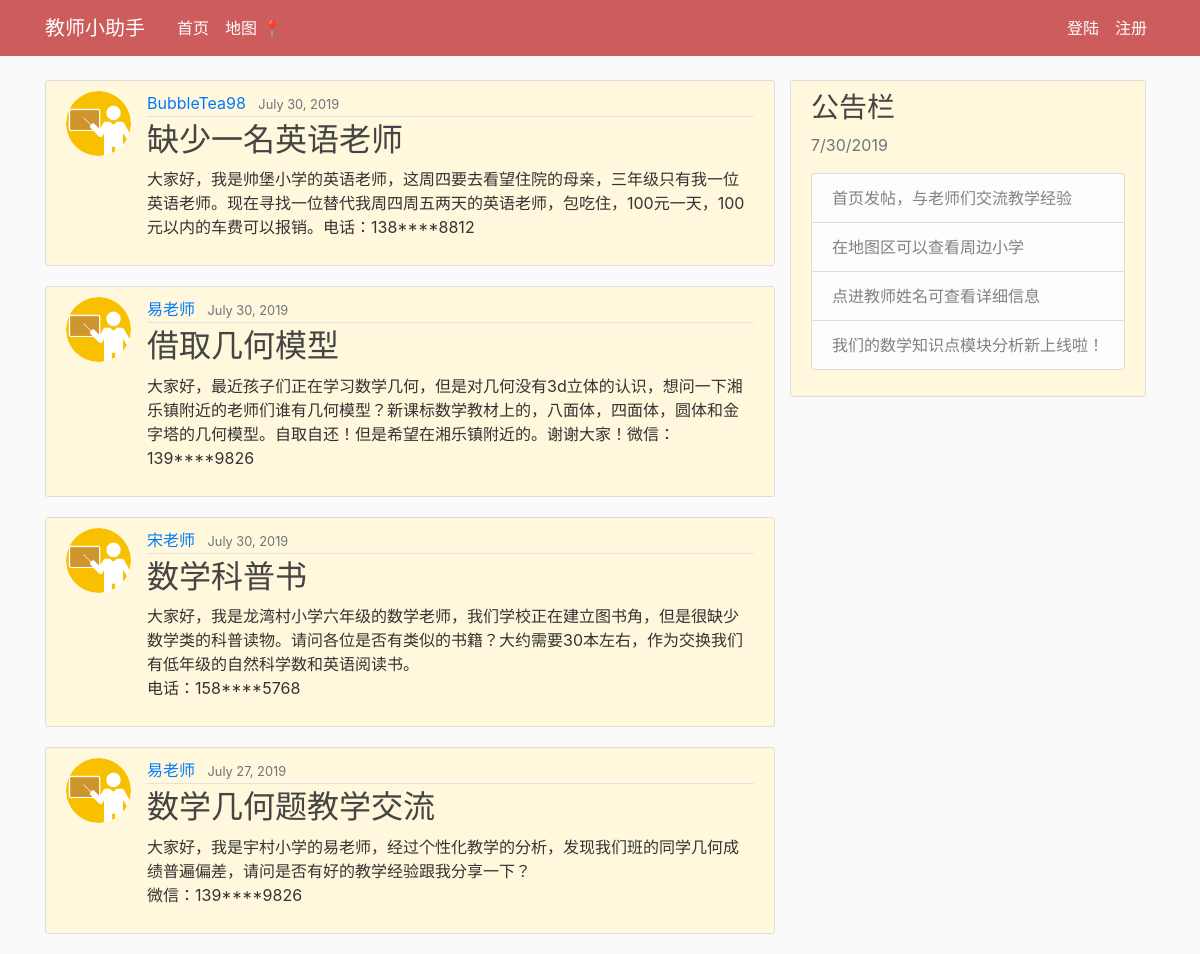
The page / on the database its author committed.
### Education/models.py (models this page shows, shortened)
class Post(models.Model):
    title = models.CharField(max_length=100)
    content =models.TextField()
    date_posted=models.DateTimeField(default=timezone.now())
    Teacher = models.ForeignKey(User, on_delete=models.CASCADE)

### users/models.py (models this page shows, shortened)
class Profile(models.Model):
    user=models.OneToOneField(User,on_delete=models.CASCADE)
    image=models.ImageField(default='default.jpg',upload_to='profile_pics')

### Education/views.py (the view)
# urls.py: path('', PostListView.as_view(), name='home-page'),
class PostListView(ListView):
    model=Post
    template_name = 'Education/home.html' #<app>/<model>_<viewtype>.html
    context_object_name ='posts'
    ordering =['-date_posted'] #from latest to oldest

### Education/templates/Education/home.html (shortened to what this page needs)
{%load static%}
<!DOCTYPE html>
<html lang="en" dir="ltr">
  <head>
    <link rel="stylesheet" href="https://stackpath.bootstrapcdn.com/bootstrap/4.3.1/css/bootstrap.min.css">
    <link rel="stylesheet" type="text/css" href="{% static 'Education/main.css' %}">
  </head>
  <body>
      <header class="site-header">
        <nav class="navbar navbar-expand-md navbar-dark bg-steel fixed-top">
          <div class="container">
            <a class="navbar-brand mr-4" href="{%url 'home-page'%}"> 教师小助手  </a>
            <div class="collapse navbar-collapse" id="navbarToggle">
              <div class="navbar-nav mr-auto">
                <a class="nav-item nav-link" href=" {%url 'home-page'%}">首页</a>
                <a class="nav-item nav-link" href="{%url 'home-map'%}">地图 📍 </a>
              </div>
              <div class="navbar-nav">
                {% if user.is_authenticated %}
                <a class="nav-item nav-link" href="{%url 'post-create'%}">新帖子 ✍️ </a>
                <a class="nav-item nav-link" href="{%url 'profile'%}">个人简介 👤 </a>
                <a class="nav-item nav-link" href="{%url 'student-management'%}">学生管理 📝 </a>
                <a class="nav-item nav-link" href="{%url 'logout'%}">退出登陆 🚪 </a>
                {% else %}
                <a class="nav-item nav-link" href="{%url 'login'%}">登陆</a>
                <a class="nav-item nav-link" href="{%url 'register'%}">注册</a>
                {% endif %}
              </div>
            </div>
          </div>
        </nav>
      </header>
      <main role="main" class="container">
         <div class="row">
           <div class="col-md-8">
{% block content%}
    {% for post in posts %}
        <article class="media content-section">
          <img class="rounded-circle article-img" src="{{ post.Teacher.profile.image.url }}">
          <div class="media-body">
           <div class="article-metadata">
             <a class="mr-2" href="{% url 'user-posts' post.Teacher.pk %}">{{ post.Teacher }}</a>
             <small class="text-muted">{{ post.date_posted|date:"F d, Y"}}</small>
           </div>
           <h2><a class="article-title" href="{%url 'post-detail' post.id %}">{{ post.title }}</a></h2>
           <p class="article-content">{{ post.content }}</p>
          </div>
          </article>
    {% endfor %}
{%endblock content %}
 </div>
<div class="row">
   <div class="col-md-12">
    <div class="content-section">
      <h3>公告栏</h3>
        <p class='text-muted'>  7/30/2019
          <ul class="list-group">
           <li class="list-group-item list-group-item-light">
             首页发帖，与老师们交流教学经验</li>
           <li class="list-group-item list-group-item-light">在地图区可以查看周边小学</li>
           <li class="list-group-item list-group-item-light">点进教师姓名可查看详细信息</li>
           <li class="list-group-item list-group-item-light">我们的数学知识点模块分析新上线啦！</li>
    </ul>
   </p>
  </div>
 </div>
</div>
</div>
</main>
</body>
</html>

### Education/static/Education/main.css (style rules this page uses)
body { background: #fafafa; color: #333333; margin-top: 5rem; }
h1, h2, h3, h4, h5, h6 { color: #444444; }
ul { margin: 0; }
.bg-steel { background-color: #cd5c5c; }
.site-header .navbar-nav .nav-link { color: white; }
.content-section { background: #fff8dc; padding: 10px 20px; border: 1px solid #dddddd; border-radius: 3px; margin-bottom: 20px; }
.article-title { color: #444444; }
.article-content { white-space: pre-line; }
.article-img { height: 65px; width: 65px; margin-right: 16px; }
.article-metadata { padding-bottom: 1px; margin-bottom: 4px; border-bottom: 1px solid #e3e3e3 }

### rows shown on the page
Post: Teacher.profile.image (placeholder picture), Teacher "BubbleTea98", date_posted "July 30, 2019", title "缺少一名英语老师", content "大家好，我是帅堡小学的英语老师，这周四要去看望住院的母亲，三年级只有我一位英语老师。现在寻找一位替代我周四周五两天的英语老师，包吃住，100元一天，100元以内的车费可以报销。电话：138****8812"
Post: Teacher.profile.image (placeholder picture), Teacher "易老师", date_posted "July 30, 2019", title "借取几何模型", content "大家好，最近孩子们正在学习数学几何，但是对几何没有3d立体的认识，想问一下湘乐镇附近的老师们谁有几何模型？新课标数学教材上的，八面体，四面体，圆体和金字塔的几何模型。自取自还！但是希望在湘乐镇附近的。谢谢大家！微信：139****9826"
Post: Teacher.profile.image (placeholder picture), Teacher "宋老师", date_posted "July 30, 2019", title "数学科普书", content "大家好，我是龙湾村小学六年级的数学老师，我们学校正在建立图书角，但是很缺少数学类的科普读物。请问各位是否有类似的书籍？大约需要30本左右，作为交换我们有低年级的自然科学数和英语阅读书。 电话：158****5768"
Post: Teacher.profile.image (placeholder picture), Teacher "易老师", date_posted "July 27, 2019", title "数学几何题教学交流", content "大家好，我是宇村小学的易老师，经过个性化教学的分析，发现我们班的同学几何成绩普遍偏差，请问是否有好的教学经验跟我分享一下？ 微信：139****9826"
